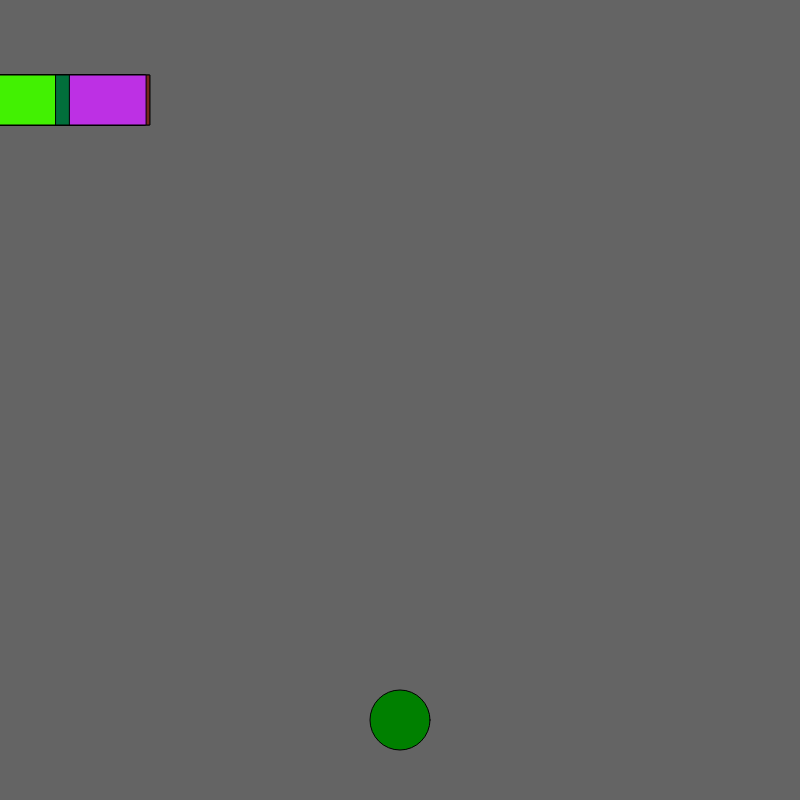
Frame 1 (no input)
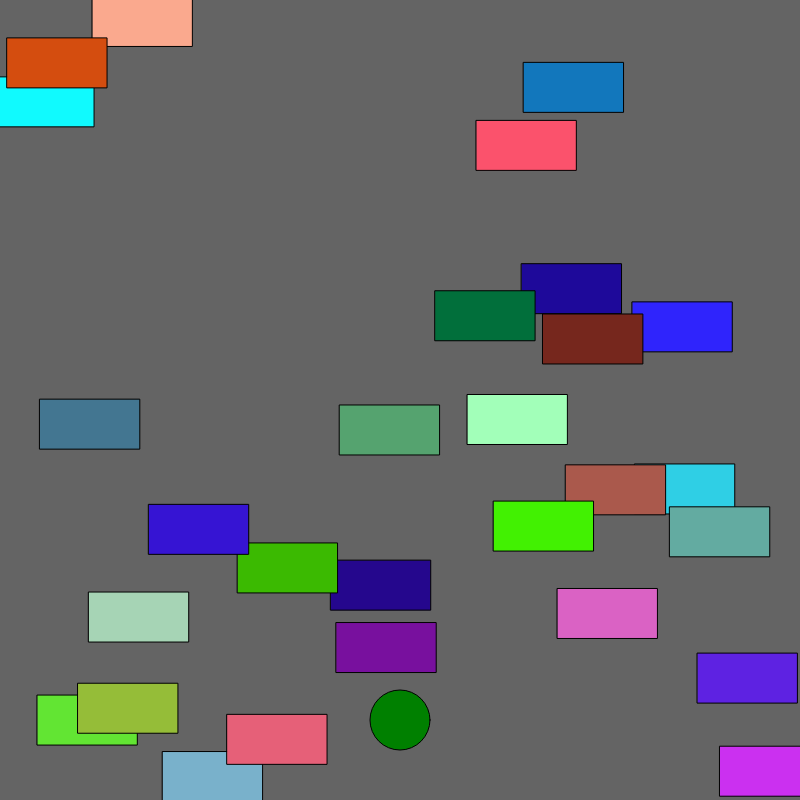
Frame 60 (no input)
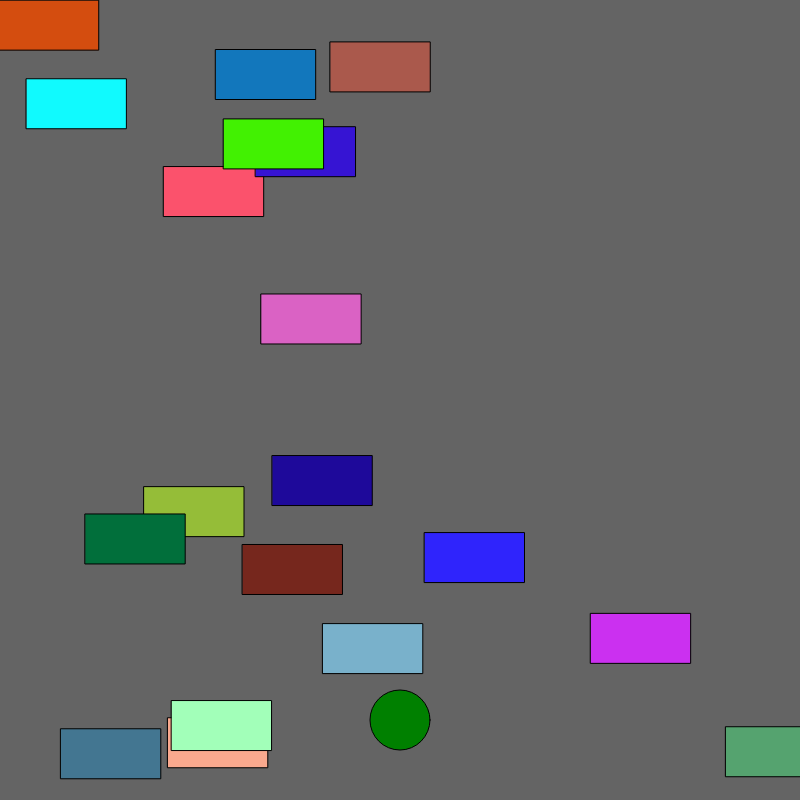
Frame 120 (the mouse pressed at the canvas centre since frame 60)

The p5.js sketch that drew these frames (run headless with seeded random() and noise() and a simulated clock; from frame 60 on, the mouse is pressed at the canvas centre):

// p5.js sketch
// ── sketch.js
var cars = [];
var frogPos;

  function setup() {
    createCanvas(800, 800);
    for (var i = 0; i < 40; i++) {
    cars.push(new Car()) ;
      frogPos = createVector(width / 2, height - 80);
      rectMode(CENTER);
      ellipseMode(CENTER);
    }
  }

  function draw() {
    background(100);
    for (var i = 0; i < cars.length; i++) {
    cars[i].display();
    cars[i].drive();
    if (cars[i].pos.dist(frogPos) < 50) {
      cars.splice(i, 1)

    }

  }


  // draw the frog
  fill('green');
  ellipse(frogPos.x, frogPos.y, 60, 60);
  checkForKeys();
  }


  function Car() {
    // attributes
    this.pos = createVector(random(100), 100);
    this.vel = createVector(random(-15, 10), random(-10, 20));
    this.r = random(255);
    this.g = random(255);
    this.b = random(255);
    // methods
    this.display = function() {
      fill(this.r, this.g, this.b);
      rect(this.pos.x, this.pos.y, 100, 50);
    }



    this.drive = function() {
      this.pos.add(this.vel);
      if (this.pos.x > width) this.pos.x = 0;
      if (this.pos.x < 0) this.pos.x = width;
      if (this.pos.x > width) this.pos.y = 0;
      if (this.pos.y < 0) this.pos.y = height;

    }

  }

  function checkForKeys () {
    if (keyIsDown(LEFT_ARROW)) frogPos.x = frogPos.x - 20;
    if (keyIsDown(RIGHT_ARROW)) frogPos.x = frogPos.x + 20;
    if (keyIsDown(UP_ARROW)) frogPos.y = frogPos.y - 20;
    if (keyIsDown(DOWN_ARROW)) frogPos.y = frogPos.y + 20;


  }

// ── bg.js
var daysunpos=200;
var nightsunpos=200;
// var rwStripes;
// var cars = [];
// var car;
// var x = 0;
// var y = 0;
// function setup() {
//   createCanvas(windowWidth, windowHeight);
//   //for loop for rwStripes
//   for (var i = 0; i < 5; i++) {
//   cars.push(new Car()) ;
//     rwStripes = createVector(width / 2, height/ 2);
//     rectMode(CENTER);
//     ellipseMode(CENTER);
//   }
//
// }

function nighttime() {
  background(159, 189, 237); // rgb  0-255

  // pretty sky
  for (var i = 0; i <= 500; i += 5) {
    strokeWeight(10);
    stroke(215 - i, 128 - i, 64);
    line(0, 350 - i, width, 350 - i); // x,y,x,y
  }

  // sun
  noStroke();
  fill(250, 186, 3);
  ellipse(700, nightsunpos = nightsunpos + .5, 70, 70);
//  1
  //text(frameCount,200,150);



  // cloud
  fill(255, 255, 255, 50);
  ellipse(frameCount / 4, 150, 40, 20);
  //cloud 2
  fill(255, 255, 255, 50);
  ellipse(frameCount / 6, 95, 40, 20);

  // Green Ground
  noStroke();
  fill(0, 100, 0); // rgb
  rect(0, 350, width, 1000);


  //street
  fill('#6E6C6C');
  quad(660, 350, 740, 350, 1175, 1000, 275, 1000);

}


function daylight() {
  // pretty sky
  for (var i = 0; i <= 500; i += 5) {

   strokeWeight(10);
      stroke(477 - i, 128 - i, 64);
      line(0, 350 - i, width, 350 - i); // x,y,x,y
    }

  // sun
  noStroke();
  fill(250, 186, 3);
  ellipse(700, daysunpos = daysunpos - .5, 70, 70);
  //  1
  //text(frameCount,200,150);



  // cloud
  fill(255, 255, 255, 50);
  ellipse(frameCount / 4, 150, 40, 20);

  // Green Ground2
  noStroke();
  fill(4, 107, 0); // rgb
  rect(0, 322, width, 1000);
  // Green Ground
  noStroke();
  fill(0, 100, 0); // rgb
  rect(0, 350, width, 1000);
//mountians

fill('#C0C0C0');
strokeWeight(0);
triangle(276, 161, 440, 322, 107, 322);


fill('#A0A0A0');
strokeWeight(0);
triangle(123, 119, 440, 322, -15, 322);

fill('#A0A0A0');
strokeWeight(0);
triangle(427, 147, 609, 322, 238, 322);


//mountians 2nd setup
fill('#808080');
strokeWeight(0);
triangle(427, 147, 609, 322, 178, 322);

fill('#808080');
strokeWeight(0);
triangle(25, 138, 259, 322, -15, 322);


fill('#606060');
strokeWeight(0);
triangle(0, 169, 255, 322, -30, 322);

fill('#606060');
strokeWeight(0);
triangle(344, 179, 633, 322, 196, 322);



  fill('#6E6C6C');
  quad(660, 350, 740, 350, 1175, 1000, 275, 1000);
  //street
  fill('#6E6C6C');
  quad(690, 322, 707, 323, 1175, 1000, 275, 1000);

  mouseLocation();
} // end daylight
//
// // define car Brandon
// function Car() {
//   this.pos = createVector(random(100), 100);
//   this.vel = createVector(random(-15, 10), random(-10, 20));
//   this.r = random(255);
//   this.g = random(255);
//   this.b = random(255);
//   // methods
//   this.display = function() {
//     fill(this.r, this.g, this.b);
//     rect(this.pos.x, this.pos.y, 100, 50);
//   }
//
//   this.drive = function() {
//     this.pos.add(this.vel);
//     if (rwStripes.pos.y > width) rwStripes.pos.y = 0;
//     if (rwStripes.pos.y < 0) rwStripes.pos.y = height;
// }}

// ── stripe.js


function setup() {

createCanvas(windowWidth,windowHeight);

}

function draw() {

  background('red');
  noStroke();
  fill(0, 100, 0); // rgb
  rect(0, 350, width, 1000);

  //street
  fill('#6E6C6C');
  quad(660, 350, 740, 350, 1175, 1000, 275, 1000);


}

// define car Brandon
function Car() {
  this.pos = createVector(random(100), 100);
  this.vel = createVector(random(-15, 10), random(-10, 20));
  this.r = random(255);
  this.g = random(255);
  this.b = random(255);
  // methods
  this.display = function() {
    fill(this.r, this.g, this.b);
    rect(this.pos.x, this.pos.y, 100, 50);
  }

  this.drive = function() {
    this.pos.add(this.vel);
    if (rwStripes.pos.y > width) rwStripes.pos.y = 0;
    if (rwStripes.pos.y < 0) rwStripes.pos.y = height;
}}
